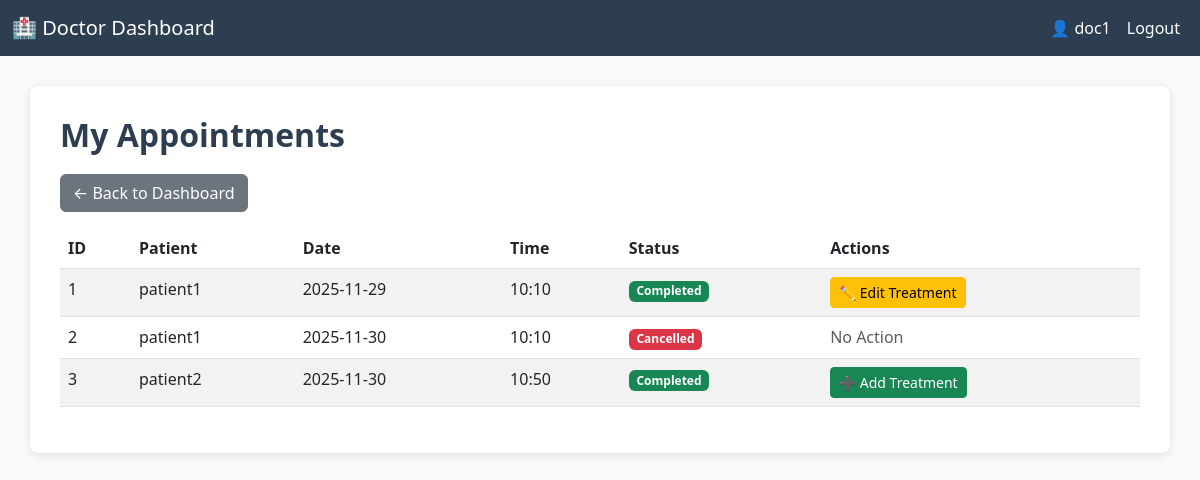
The app's page /doctor/appointments (signed in) with its own data.
### app.py (models this page shows, shortened)
class Appointment(db.Model):
    __tablename__ = 'appointment'
    id = db.Column(db.Integer, primary_key=True, autoincrement=True)
    patient_id = db.Column(db.Integer, db.ForeignKey('patient.id'), nullable=False)
    doctor_id = db.Column(db.Integer, db.ForeignKey('doctor.id'), nullable=False)
    date = db.Column(db.String(20), nullable=False)
    time = db.Column(db.String(20), nullable=False)
    status = db.Column(db.String(20), default='Booked', nullable=False)
    patient = db.relationship('Patient', backref='appointments')
    doctor = db.relationship('Doctor', backref='appointments')
    __table_args__ = (db.UniqueConstraint('doctor_id', 'date', 'time', name='_doctor_appointment_uc'),)

class User(db.Model):
    __tablename__ = 'user'
    id = db.Column(db.Integer, primary_key=True, autoincrement=True)
    username = db.Column(db.String(100), unique=True, nullable=False)
    password = db.Column(db.String(100), nullable=False)
    role = db.Column(db.String(20), nullable=False)  # admin, doctor, patient
    contact = db.Column(db.String(50), nullable=True)

### app.py (the view)
@app.route('/doctor/appointments')
def doc_appointments():
    if 'user_id' not in session or session.get('role') != 'doctor':
        flash('Access denied', 'error')
        return redirect(url_for('login'))
    doctor = Doctor.query.filter_by(user_id=session['user_id']).first()
    appointments = Appointment.query.filter_by(doctor_id=doctor.id).all()
    return render_template('doc_appointments.html', appointments=appointments, doctor=doctor)

### templates/doc_appointments.html (shortened to what this page needs)
<!DOCTYPE html>
<html lang="en">
<head>
    <link href="https://cdn.jsdelivr.net/npm/bootstrap@5.3.0/dist/css/bootstrap.min.css" rel="stylesheet">
</head>
<body>
    <nav class="navbar navbar-expand-lg navbar-dark">
        <div class="container-fluid">
            <a class="navbar-brand" href="{{ url_for('doc_dashboard') }}">🏥 Doctor Dashboard</a>
            <div class="navbar-nav ms-auto">
                <span class="nav-link" style="color: white;">👤 {{ session.get('username') }}</span>
                <a class="nav-link" href="{{ url_for('logout') }}" style="color: white;">Logout</a>
            </div>
        </div>
    </nav>
    <div class="container container-main">
        <h2>My Appointments</h2>
        <a href="{{ url_for('doc_dashboard') }}" class="btn btn-secondary mb-3">← Back to Dashboard</a>
        {% if appointments %}
            <table class="table table-striped table-hover">
                <thead>
                    <tr>
                        <th>ID</th>
                        <th>Patient</th>
                        <th>Date</th>
                        <th>Time</th>
                        <th>Status</th>
                        <th>Actions</th>
                    </tr>
                </thead>
                <tbody>
                    {% for appointment in appointments %}
                    <tr>
                        <td>{{ appointment.id }}</td>
                        <td>{{ appointment.patient.user.username }}</td>
                        <td>{{ appointment.date }}</td>
                        <td>{{ appointment.time }}</td>
                        <td>
                            {% if appointment.status == 'Completed' %}
                                <span class="badge bg-success">{{ appointment.status }}</span>
                            {% elif appointment.status == 'Booked' %}
                                <span class="badge bg-primary">{{ appointment.status }}</span>
                            {% else %}
                                <span class="badge bg-danger">{{ appointment.status }}</span>
                            {% endif %}
                        </td>
                        <td>
                            {% if appointment.status == 'Booked' %}
                                <a href="{{ url_for('complete_appointment', appointment_id=appointment.id) }}" class="btn btn-success btn-sm">✓ Mark Complete</a>
                                <a href="{{ url_for('doctor_cancel_appointment', appointment_id=appointment.id) }}" class="btn btn-danger btn-sm">✕ Cancel</a>
                            {% elif appointment.status == 'Completed' %}
                                {% set treatment = appointment.treatment | first %}
                                {% if treatment %}
                                    <a href="{{ url_for('add_treatment', appointment_id=appointment.id) }}" class="btn btn-warning btn-sm">✏️ Edit Treatment</a>
                                {% else %}
                                    <a href="{{ url_for('add_treatment', appointment_id=appointment.id) }}" class="btn btn-success btn-sm">➕ Add Treatment</a>
                                {% endif %}
                            {% else %}
                                <span class="text-muted">No Action</span>
                            {% endif %}
                        </td>
                    </tr>
                    {% endfor %}
                </tbody>
            </table>
        {% else %}
            <div class="alert alert-info text-center">
                <strong>ℹ️ You don't have any appointments scheduled yet.</strong>
            </div>
        {% endif %}
    </div>
</body>
</html>

### templates/doc_appointments.html (style rules this page uses)
body { background-color: #f8f9fa; }
.navbar { background-color: #2c3e50; }
.container-main { background-color: white; border-radius: 8px; padding: 30px; margin-top: 30px; box-shadow: 0 2px 8px rgba(0,0,0,0.1); }
.table thead { background-color: #2c3e50; color: white; }
h2 { color: #2c3e50; margin-bottom: 20px; font-weight: bold; }

### records on screen
Appointment: id "1", patient.user.username "patient1", date "2025-11-29", time "10:10", status "Completed"
Appointment: id "2", patient.user.username "patient1", date "2025-11-30", time "10:10", status "Cancelled", shows "No Action"
Appointment: id "3", patient.user.username "patient2", date "2025-11-30", time "10:50", status "Completed"

### other values on screen
{{ session.get('username') }} "doc1"
